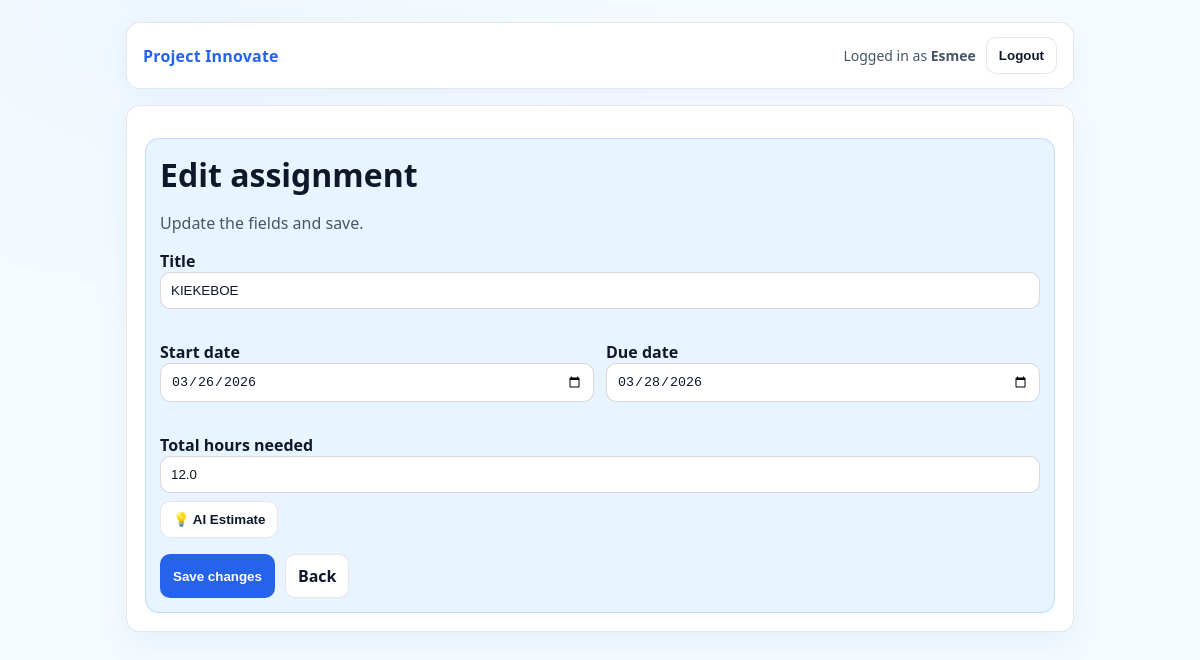
The page /assignments/2/edit (signed in) on the database as committed earlier.
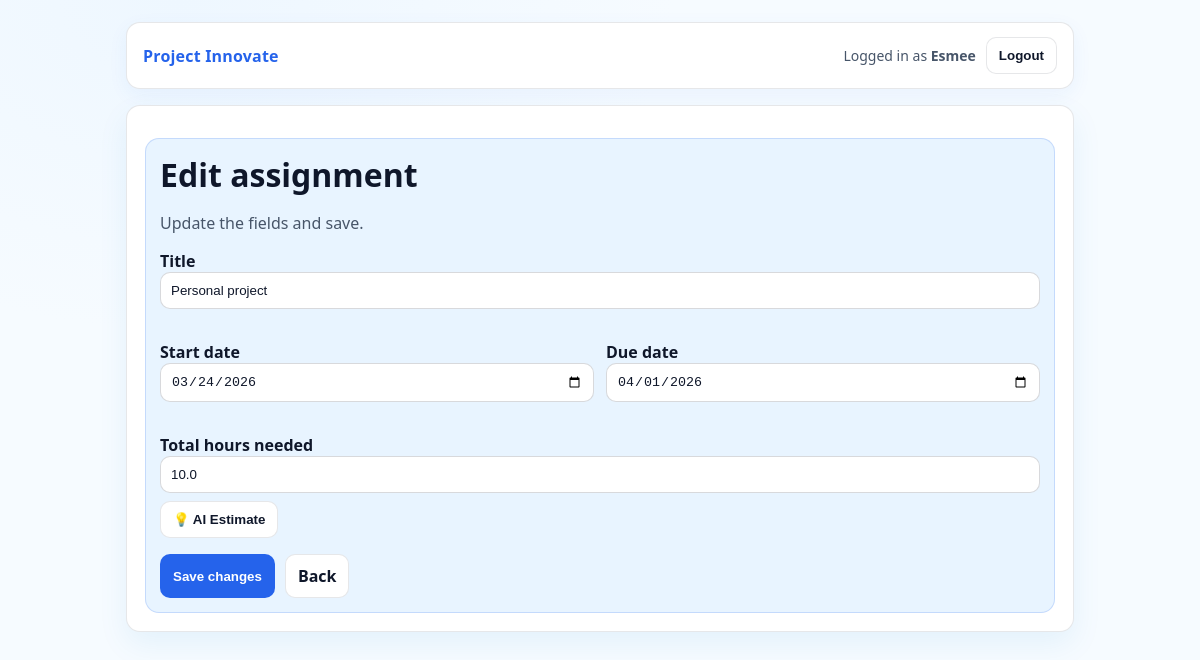
The same page on the database as committed later.
### app.py (models this page shows, shortened)
class User(UserMixin, db.Model):
    id = db.Column(db.Integer, primary_key=True)
    username = db.Column(db.String(80), unique=True, nullable=False)
    password_hash = db.Column(db.String(255), nullable=False)

class Assignment(db.Model):
    id = db.Column(db.Integer, primary_key=True)
    user_id = db.Column(db.Integer, db.ForeignKey("user.id"), nullable=False)
    title = db.Column(db.String(200), nullable=False)
    start_date = db.Column(db.Date, nullable=False)
    due_date = db.Column(db.Date, nullable=False)
    total_hours = db.Column(db.Float, nullable=False)

### app.py (the view, shortened to what this page needs)
@app.route("/assignments/<int:assignment_id>/edit", methods=["GET", "POST"])
@login_required
def edit_assignment(assignment_id):
    a = Assignment.query.get_or_404(assignment_id)
    if a.user_id != current_user.id:
        flash("You are not allowed to edit this assignment.")
        return redirect(url_for("dashboard"))
    return render_template("edit_assignment.html", assignment=a)

### app.py (called while the page is built)
@login_manager.user_loader
def load_user(user_id):
    return db.session.get(User, int(user_id))

### templates/edit_assignment.html (shortened to what this page needs)
{% extends "base.html" %}
{% block content %}
  <h1>Edit assignment</h1>
  <p class="muted">Update the fields and save.</p>
  <form method="post" id="assignmentForm">
    <p>
      <label>Title<br>
        <input type="text" name="title" id="title" required value="{{ assignment.title }}">
      </label>
    </p>
    <div style="display:grid;grid-template-columns:1fr 1fr;gap:12px;">
      <p>
        <label>Start date<br>
          <input type="date" name="start_date" id="start_date" required value="{{ assignment.start_date.isoformat() }}">
        </label>
      </p>
      <p>
        <label>Due date<br>
          <input type="date" name="due_date" id="due_date" required value="{{ assignment.due_date.isoformat() }}">
        </label>
      </p>
    </div>
    <p>
      <label>Total hours needed<br>
        <input type="number" name="total_hours" id="total_hours" step="0.5" min="0" required value="{{ assignment.total_hours }}">
      </label>
      <button type="button" class="btn" id="aiEstimateBtn" style="margin-top: 8px;">
        💡 AI Estimate
      </button>
    </p>
    <div class="actions">
      <button class="btn btn-primary" type="submit">Save changes</button>
      <a class="btn" href="{{ url_for('dashboard') }}">Back</a>
    </div>
  </form>
{% endblock %}

### templates/base.html (shortened to what this page needs)
<!doctype html>
<html lang="en">
  <head>
    <link rel="stylesheet" href="{{ url_for('static', filename='style.css') }}">
  </head>
  <body>
    <div class="container">
      <div class="nav">
        <div class="brand">
          <a href="{{ url_for('dashboard') }}">Project Innovate</a>
        </div>
        <div class="nav-right">
          {% if current_user.is_authenticated %}
            <span>Logged in as <strong>{{ current_user.username }}</strong></span>
            <form method="post" action="{{ url_for('logout') }}" style="margin:0;">
              <button class="btn" type="submit">Logout</button>
            </form>
          {% else %}
            <a class="btn" href="{{ url_for('login') }}">Login</a>
            <a class="btn btn-primary" href="{{ url_for('register') }}">Register</a>
          {% endif %}
        </div>
      </div>
      <div class="card">
        <div class="panel">
          {% block content %}{% endblock %}
        </div>
      </div>
    </div>
  </body>
</html>

### static/style.css (style rules this page uses)
:root { --bg1: #f6fbff; --bg2: #eef7ff; --card: #e8f4ff; --card2:#ffffff; --text: #0f172a; --muted:#475569; --border: rgba(15, 23, 42, 0.10); --primary: #2563eb; --primaryHover:#1d4ed8; --danger: #dc2626; --dangerHover:#b91c1c; }
* { box-sizing:border-box; }
html, body { height:100%; }
body { margin:0; font-family: ui-sans-serif, system-ui, -apple-system, Segoe UI, Roboto, Arial; color: var(--text); background: radial-gradient(900px 600px at 15% 0%, var(--bg2) 0%, var(--bg1) 55%), linear-gradient(180deg, var(--bg1), #ffffff); }
a { color: var(--primary); text-decoration:none; }
.container { max-width: 980px; margin: 0 auto; padding: 22px 16px 60px; }
.nav { display:flex; justify-content:space-between; align-items:center; gap: 12px; padding: 14px 16px; border: 1px solid var(--border); background: #ffffff; border-radius: 14px; box-shadow: 0 6px 20px rgba(37,99,235,.06); }
.brand { font-weight: 800; letter-spacing: .2px; }
.nav-right { display:flex; align-items:center; gap: 10px; color: var(--muted); font-size: 14px; }
.card { margin-top: 16px; border: 1px solid var(--border); background: var(--card2); border-radius: 14px; padding: 18px; box-shadow: 0 12px 30px rgba(2,132,199,.08); }
.card h1, .card h2 { margin: 0 0 10px; }
.panel { margin-top: 14px; border: 1px solid rgba(37,99,235,.18); background: var(--card); border-radius: 14px; padding: 14px; }
.muted { color: var(--muted); }
.actions { display:flex; flex-wrap:wrap; gap:10px; margin-top: 10px; }
.btn { display:inline-flex; align-items:center; justify-content:center; padding: 10px 12px; border-radius: 10px; border: 1px solid var(--border); background: #ffffff; color: var(--text); cursor:pointer; font-weight: 700; }
.btn-primary { background: var(--primary); border-color: rgba(37,99,235,.35); color: #ffffff; }
.input, input[type="text"], input[type="date"], input[type="number"], input[type="password"] { width: 100%; padding: 10px 10px; border-radius: 10px; border: 1px solid rgba(15,23,42,.16); background: #ffffff; color: var(--text); outline: none; }
label { font-weight: 700; }
.panel { background: #e8f4ff; border: 1px solid rgba(37,99,235,.18); }
input[type="text"], input[type="date"], input[type="number"], input[type="password"] { background: #ffffff !important; }

Rows that differ between the two databases and show on the page:
changed Assignment: title "KIEKEBOE" → "Personal project"; start_date "03/26/2026" → "03/24/2026"; due_date "03/28/2026" → "04/01/2026"; total_hours "12.0" → "10.0"
